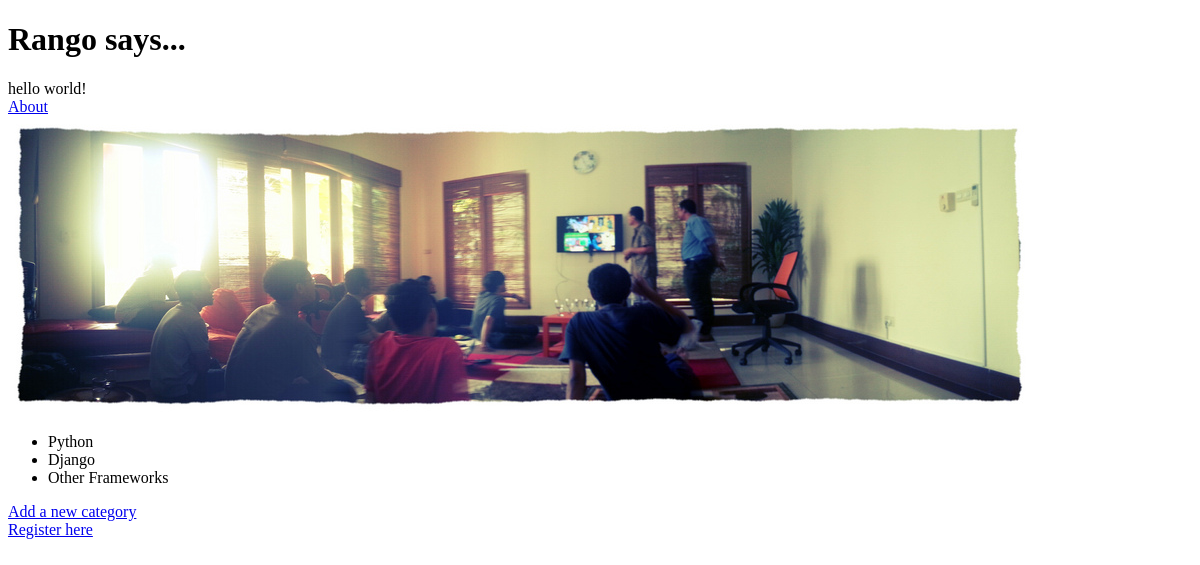
The app's page /rango/, older data.
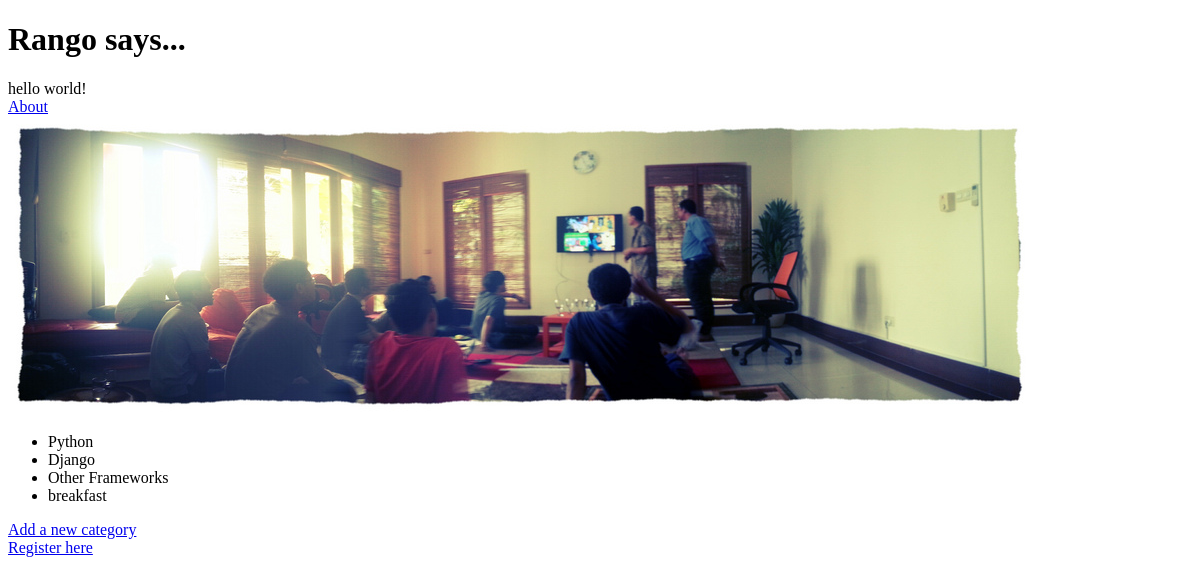
The same page, newer data.
### rango/models.py (models this page shows, shortened)
class Category(models.Model):
    name = models.CharField(max_length=128, unique=True)
    views = models.IntegerField(default=0)
    likes = models.IntegerField(default=0)

### rango/views.py (the view)
def index(request):
    category_list = Category.objects.order_by('-likes')[:5]
    context_dict = {'categories': category_list}
    return render(request, 'rango/index.html', context_dict)

### templates/rango/index.html (shortened to what this page needs)
<!DOCTYPE html>
{% load staticfiles %}
<html>
    <head>
    </head>
    <body>
        <h1>Rango says... </h1>
        hello world! <strong>{{ boldmessage }}</strong><br />
        <a href="/rango/about">About</a><br />
        <img src="{% static "images/oct.jpg" %}" alt="Picture of Rango" />
        {% if categories %}
            <ul>
                {% for category in categories %}
                <li>{{ category.name }}</li>
                {% endfor %}
            </ul>
        {% else %}
            <strong>There are no categories present.</strong>
        {% endif %}
        <a href="/rango/add_category/">Add a new category</a><br />
        <a href="/rango/register/">Register here</a><br />
    </body>
</html>

Row changes from the older to the newer data that the page shows:
added Category: name "breakfast"
